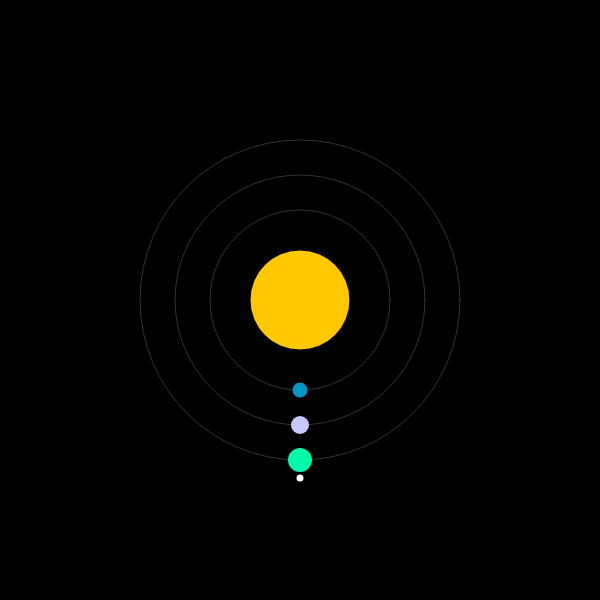
Frame 1 (no input)
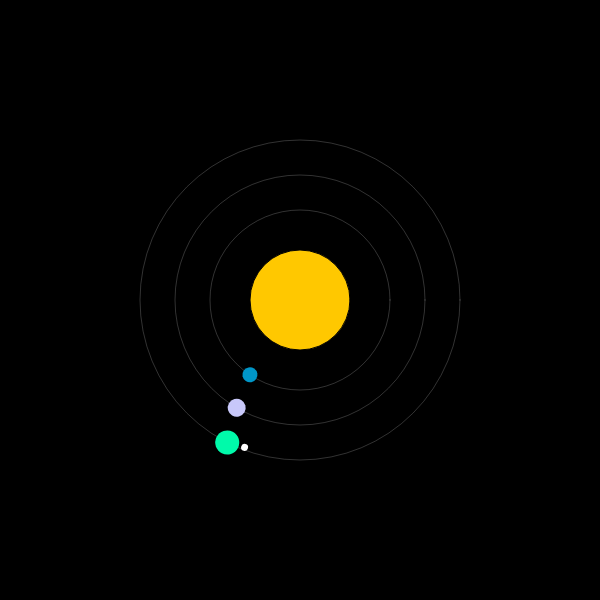
Frame 60 (no input)
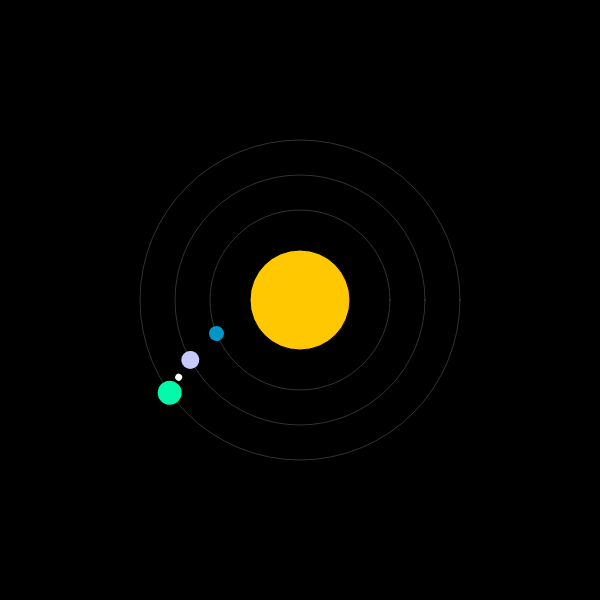
Frame 120 (the mouse pressed at the canvas centre since frame 60)

The p5.js sketch that drew these frames (run headless with seeded random() and noise() and a simulated clock; from frame 60 on, the mouse is pressed at the canvas centre):

// p5.js sketch
// ── sketch.js
var angle1 = 0;
var angle2 = 0;
var angle3 = 0;
var angle4 = 0

function setup() {
 createCanvas(600, 600);
 ellipseMode(CENTER);

}

function draw() {
 background(0);
 
 push();
 
 translate(width/2, height/2);
 fill(255,200,0);
 ellipse(0,0,100,100);
 
 noFill();
 stroke(255,50);
 ellipse(0,0,180,180);
 ellipse(0,0,250,250);
 ellipse(0,0,320,320);
 
 // MERCURY
 rotate(angle1);
 fill(0,150,200);
 noStroke();
 ellipse(0,90,15,15);
 
 pop();
  
 push();
 // VENUS
 translate(width/2, height/2);
 rotate(angle2)
 fill(200,200,250);
 noStroke();
 ellipse(0,125,18,18);
 
 pop();
 
 // EARTH
 push();
 
 translate(width/2, height/2);
 rotate(angle3)
 fill(0,250,170);
 noStroke();
 ellipse(0,160,24,24);
 translate(0,160);
 fill(255);
 rotate(-angle4)
 ellipse(0,18,7,7);
 
 pop();
 


 
 
 angle1 = angle1 + 0.01;
 angle2 = angle2 + 0.009;
 angle3 = angle3 + 0.008;
 angle4 = angle4 + 0.03;

}
